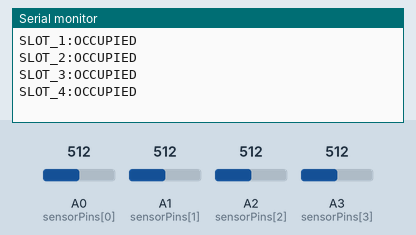
Recording of a sketch running on a simulated Arduino Uno, built with avr-gcc and run on an emulated ATmega328P. On the bench: the last lines printed to the serial monitor. Inputs (shaded band) come from the test bench; at power-on: A0 (sensorPins[0]) = 512, A1 (sensorPins[1]) = 512, A2 (sensorPins[2]) = 512, A3 (sensorPins[3]) = 512.

Above: at 1.2 s.
1.3 s: A0 (sensorPins[0]) set to 30
At 2.7 s:
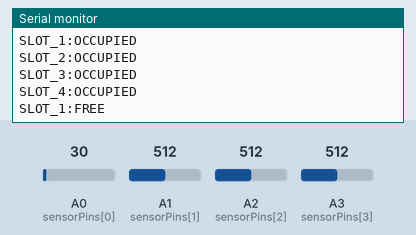
3.0 s: A1 (sensorPins[1]) set to 30
At 3.9 s:
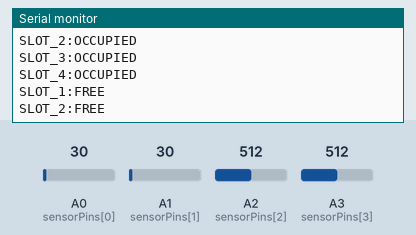
4.5 s: A2 (sensorPins[2]) set to 30
At 5.2 s:
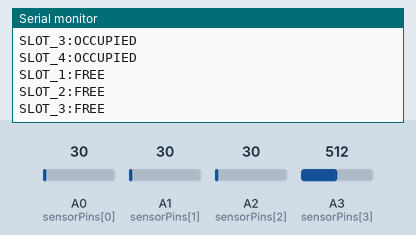
6.0 s: A3 (sensorPins[3]) set to 30
At 6.4 s:
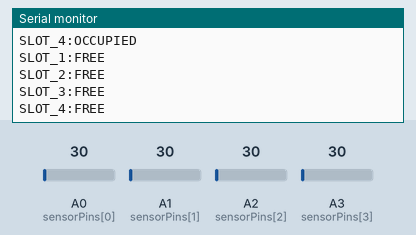

The sketch:

sensor.ino
```cpp
const int sensorPins[] = {A0, A1, A2, A3};
const int numSlots = 4;

const int threshold = 30;

int lastState[4] = {-1, -1, -1, -1};

void setup() {
  Serial.begin(9600);
}

void loop() {
  for (int i = 0; i < numSlots; i++) {
    int value = analogRead(sensorPins[i]);

    // REVERSED LOGIC (IMPORTANT)
    int currentState = (value > threshold) ? 1 : 0;

    if (currentState != lastState[i]) {
      lastState[i] = currentState;

      Serial.print("SLOT_");
      Serial.print(i + 1);
      Serial.print(":");
      Serial.println(currentState ? "OCCUPIED" : "FREE");
    }
  }

  delay(300);
}
```

Measured:
- after the input at 1.3 s, the serial monitor: prints a new line after 0.21 s (image 1)
- after the input at 3.0 s, the serial monitor: prints a new line at once (image 2)
- after the input at 4.5 s, the serial monitor: prints a new line at once (image 3)
- after the input at 6.0 s, the serial monitor: prints a new line at once (image 4)
